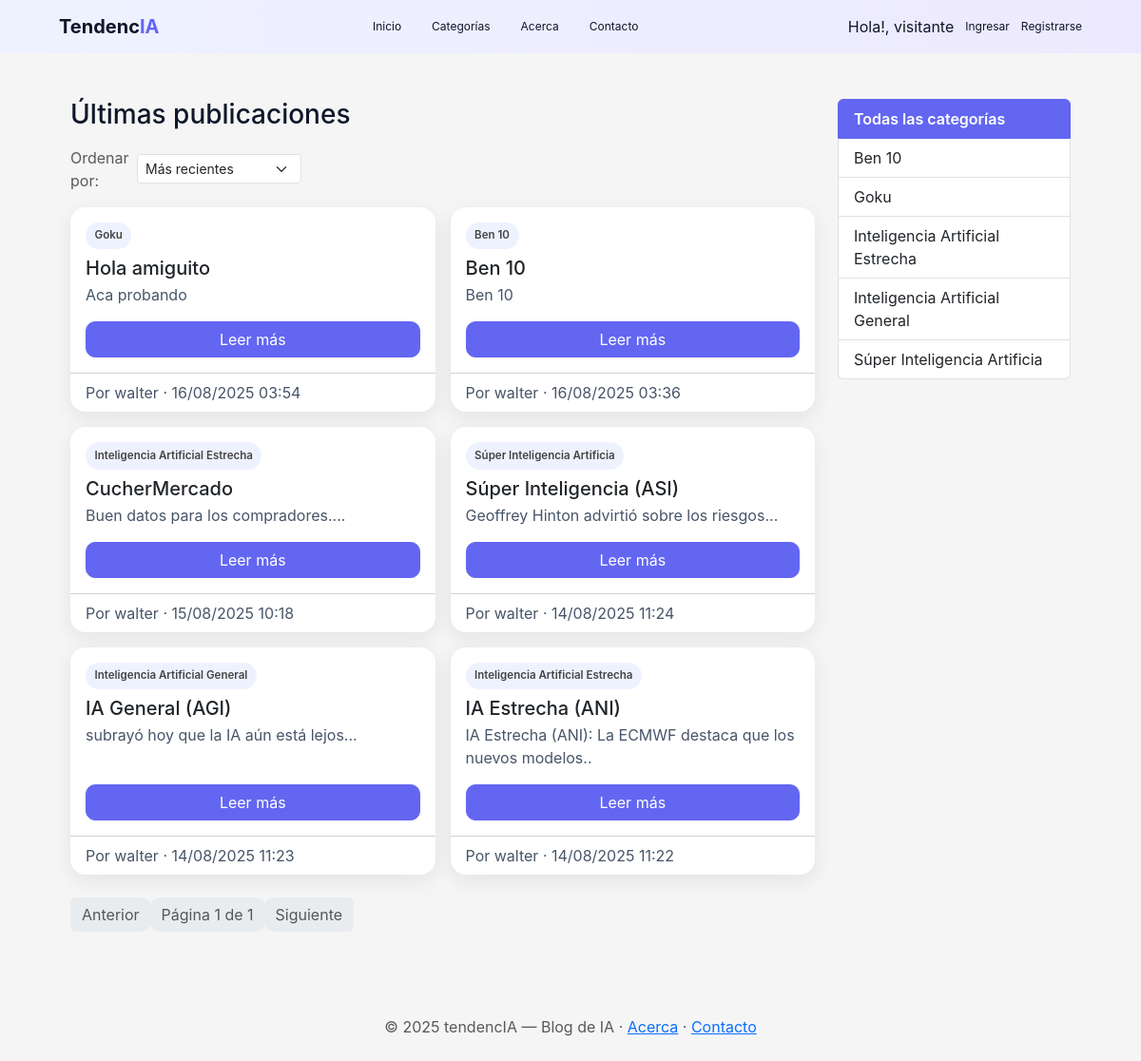
The page / on the database its author committed.
### apps/posts/models.py (models this page shows, shortened)
class Categoria(models.Model):
    nombre = models.CharField(max_length=50, unique=True)
    descripcion = models.TextField(blank=True, null=True)
    parent = models.ForeignKey(
        'self',
        on_delete=models.SET_NULL,
        null=True,
        blank=True,
        related_name='subcategorias'
    )
    class Meta:
        ordering = ['nombre']
        verbose_name = 'Categoría'
        verbose_name_plural = 'Categorías'

class Post(models.Model):
    titulo = models.CharField(max_length=200)
    resumen = models.CharField(max_length=300)
    contenido = models.TextField()
    fecha_hora = models.DateTimeField(auto_now_add=True)
    autor = models.ForeignKey(
        settings.AUTH_USER_MODEL,
        on_delete=models.CASCADE,
        related_name='posts'
    )
    categorias = models.ManyToManyField(Categoria, related_name='posts', blank=True)
    tags = models.ManyToManyField(Tag, related_name='posts', blank=True)
    imagen = models.ImageField(upload_to='post_images/', blank=True, null=True)
    class Meta:
        ordering = ['-fecha_hora']

### apps/usuarios/models.py (models this page shows, shortened)
class Usuario(AbstractUser):
    avatar = models.ImageField(upload_to='avatars/', blank=True, null=True)
    edad = models.PositiveIntegerField(blank=True, null=True)
    class Rol(models.TextChoices):
        VISITANTE = 'visitante', 'Visitante'
        LECTOR    = 'lector',    'Lector'
        ESCRITOR  = 'escritor',  'Escritor'
        ADMIN     = 'admin',     'Administrador'
    rol = models.CharField(
        max_length=20,
        choices=Rol.choices,
        default=Rol.LECTOR,
    )
    def __str__(self):
        return self.username
    class Meta:
        ordering = ['username']
        verbose_name = 'Usuario'
        verbose_name_plural = 'Usuarios'

### apps/posts/views.py (the view)
# urls.py: path("", views.feed_principal, name="feed"),
def feed_principal(request):
    orden = request.GET.get("orden", "fecha_desc")
    posts = (Post.objects.select_related("autor")
             .prefetch_related("categorias", "tags")
             .order_by(ORDENES.get(orden, "-fecha_hora")))
    categorias = Categoria.objects.all().order_by("nombre")
    page_obj = Paginator(posts, 6).get_page(request.GET.get("page"))
    return render(request, "posts/feed.html", {
        "page_obj": page_obj, "categorias": categorias,
        "titulo_pagina": "Últimas publicaciones", "categoria_activa": None,
        "orden": orden,
    })

### apps/posts/templates/posts/feed.html (shortened to what this page needs)
{% extends "base.html" %}
{% load static %}
{% block content %}
<div class="container py-4">
  <div class="row">
    <div class="col-lg-9">
      <h1 class="h3 mb-3">{{ titulo_pagina }}</h1>
      <form class="mb-3">
        <div class="d-inline-flex align-items-center gap-2">
          <label class="text-muted">Ordenar por:</label>
          <select name="orden" class="form-select form-select-sm" onchange="this.form.submit()">
            <option value="fecha_desc" {% if orden == "fecha_desc" %}selected{% endif %}>Más recientes</option>
          </select>
        </div>
      </form>
      {% if page_obj.object_list %}
        <div class="row g-3">
          {% for post in page_obj.object_list %}
            <div class="col-md-6">
              <div class="card h-100">
                <div class="card-body d-flex flex-column">
                  <div class="mb-2 d-flex flex-wrap gap-2">
                    {% for c in post.categorias.all %}
                      <a href="{% url 'posts:feed_categoria' c.pk %}" class="badge-cat text-decoration-none">{{ c.nombre }}</a>
                    {% endfor %}
                  </div>
                  <h5 class="card-title">{{ post.titulo }}</h5>
                  <p class="card-text mb-3">{{ post.resumen|default:post.contenido|truncatewords:28 }}</p>
                  <a href="{% url 'posts:post_detalle' post.pk %}" class="btn btn-primary mt-auto">Leer más</a>
                </div>
                <div class="card-footer bg-transparent">
                  <div class="post-meta">
                    <span>Por {{ post.autor }} · {{ post.fecha_hora|date:"d/m/Y H:i" }}</span>
                  </div>
                </div>
              </div>
            </div>
          {% endfor %}
        </div>
        <nav aria-label="Paginación" class="mt-4">
          <ul class="pagination">
            {% if page_obj.has_previous %}
              <li class="page-item"><a class="page-link" href="?page={{ page_obj.previous_page_number }}&orden={{ orden }}">Anterior</a></li>
            {% else %}
              <li class="page-item disabled"><span class="page-link">Anterior</span></li>
            {% endif %}
            <li class="page-item disabled"><span class="page-link">Página {{ page_obj.number }} de {{ page_obj.paginator.num_pages }}</span></li>
            {% if page_obj.has_next %}
              <li class="page-item"><a class="page-link" href="?page={{ page_obj.next_page_number }}&orden={{ orden }}">Siguiente</a></li>
            {% else %}
              <li class="page-item disabled"><span class="page-link">Siguiente</span></li>
            {% endif %}
          </ul>
        </nav>
      {% else %}
        <div class="alert alert-info">No hay publicaciones todavía.</div>
      {% endif %}
    </div>
    <div class="col-lg-3">
      <div class="sticky-top" style="top: 80px;">
        <div class="list-group mb-3">
          <a class="list-group-item list-group-item-action {% if not categoria_activa %}active{% endif %}" href="{% url 'posts:feed' %}">
            Todas las categorías
          </a>
          {% for c in categorias %}
            <a class="list-group-item list-group-item-action {% if categoria_activa and c.pk == categoria_activa.pk %}active{% endif %}"
               href="{% url 'posts:feed_categoria' c.pk %}">{{ c.nombre }}</a>
          {% endfor %}
        </div>
      </div>
    </div>
  </div>
</div>
{% endblock %}

### apps/usuarios/templates/base.html (shortened to what this page needs)
<!DOCTYPE html>
<html lang="es">
<head>
  {% load static %}
  <link href="https://cdn.jsdelivr.net/npm/bootstrap@5.3.3/dist/css/bootstrap.min.css" rel="stylesheet">
  <link rel="stylesheet" href="{% static 'css/site.css' %}">
</head>
<body>
  {% if request.resolver_match %}
  {% if request.resolver_match.url_name != "login" %}
  {% if request.resolver_match.url_name != "register" %}
  <nav class="navbar navbar-expand-lg navbar-dark">
    <div class="container">
      <a class="navbar-brand" href="{% url 'posts:feed' %}">
        Tendenc<span class="logo-ia">IA</span>
      </a>
      <div class="collapse navbar-collapse" id="mainNav">
        <ul class="navbar-nav me-auto">
          <li class="nav-item">
            <a class="nav-link {% if request.resolver_match.url_name == 'feed' %}active{% endif %}"
              href="{% url 'posts:feed' %}">Inicio</a>
          </li>
          <li class="nav-item">
            <a class="nav-link {% if request.resolver_match.url_name == 'categorias' %}active{% endif %}"
              href="{% url 'posts:categorias' %}">Categorías</a>
          </li>
          <li class="nav-item">
            <a class="nav-link {% if request.resolver_match.url_name == 'acerca' %}active{% endif %}"
              href="{% url 'posts:acerca' %}">Acerca</a>
          </li>
          <li class="nav-item">
            <a class="nav-link {% if request.resolver_match.url_name == 'contacto' %}active{% endif %}"
              href="{% url 'posts:contacto' %}">Contacto</a>
          </li>
        </ul>
        <ul class="navbar-nav ms-auto align-items-center">
          <li class="nav-item d-flex align-items-center">
            {% if user.is_authenticated %}
            {% if user.avatar %}
            <img src="{{ user.avatar.url }}" alt="avatar" class="rounded-circle me-2"
              style="width:28px;height:28px;object-fit:cover;">
            {% endif %}
            <span class="navbar-text">Hola!, {{ user.first_name|default:user.username }}</span>
            {% else %}
            <span class="navbar-text">Hola!, visitante</span>
            {% endif %}
          </li>
          {% if user.is_authenticated %}
          <li class="nav-item">
            <a class="btn btn-navbar" href="{% url 'usuarios:profile' %}">Mi cuenta</a>
          </li>
          <li class="nav-item">
            <form method="post" action="{% url 'usuarios:logout' %}" class="d-inline m-0 p-0">
              {% csrf_token %}
              <button class="btn btn-navbar" type="submit">Salir</button>
            </form>
          </li>
          <li class="nav-item">
            <a class="nav-link {% if request.resolver_match.url_name == 'mis_comentarios' %}active{% endif %}"
              href="{% url 'usuarios:mis_comentarios' %}">Mis comentarios</a>
          </li>
          {% else %}
          <li class="nav-item">
            <a class="nav-link" href="{% url 'usuarios:login' %}?next={{ request.path }}">Ingresar</a>
          </li>
          <li class="nav-item">
            <a class="nav-link" href="{% url 'usuarios:register' %}">Registrarse</a>
          </li>
          {% endif %}
        </ul>
      </div>
    </div>
  </nav>
  {% endif %}
  {% endif %}
  {% endif %}
  <main class="container py-4">
    {% block content %}{% endblock %}
  </main>
  <footer class="text-center text-muted py-4">
    © {% now "Y" %} tendencIA — Blog de IA ·
    <a href="{% url 'posts:acerca' %}">Acerca</a> ·
    <a href="{% url 'posts:contacto' %}">Contacto</a>
  </footer>
</body>
</html>

### tendencIA/static/css/site.css (style rules this page uses)
:root { --brand: #F5F5F5; --brand-dark: #F5F5F5; --bg: #F5F5F5; --card: #ffffff; --muted: #475569; --radius: 16px; --shadow: 0 6px 20px rgba(16, 24, 40, .08); --shadow-hover: 0 10px 30px rgba(16, 24, 40, .14); --purple: #6366F1; --navbar-color: #0F172A; }
html, body { background: var(--bg); font-family: 'Inter', sans-serif; color: var(--navbar-color); }
.container { max-width: 1100px; }
.navbar { background: linear-gradient(90deg, #EEF2FF, #EDE9FE); display: flex; justify-content: center; font-family: 'Inter', sans-serif; }
.navbar .navbar-nav.me-auto { display: flex; justify-content: center; gap: 2rem; flex: 1; }
.navbar .nav-link, .navbar .nav-link.navbar-text, .navbar .btn-link { color: var(--navbar-color) !important; font-family: 'Inter', sans-serif; font-size: 12px; background-color: transparent !important; padding: 0 !important; border-radius: 0 !important; text-decoration: none; }
.navbar .nav-link:hover, .navbar .nav-link.active { color: var(--navbar-color) !important; background-color: transparent !important; text-decoration: none; }
.navbar-brand { font-family: 'Inter', sans-serif; color: var(--navbar-color) !important; font-weight: 700; }
.navbar-brand .logo-ia { color: var(--purple); }
.navbar .navbar-nav.ms-auto .nav-item { margin-left: 0.75rem; }
.navbar .navbar-text { color: var(--navbar-color) !important; font-family: 'Inter', sans-serif; margin: 0; }
.card { border: 0; border-radius: var(--radius); box-shadow: var(--shadow); transition: transform .15s ease, box-shadow .15s ease; background: var(--card); }
.card-title { margin-bottom: .25rem; }
.card-text { color: var(--muted); }
.badge-cat { background: #eef2ff; color: #444; font-weight: 600; border-radius: 999px; padding: .35rem .6rem; font-size: .72rem; }
.list-group-item.active { color: #fff !important; background-color: var(--purple) !important; border-color: var(--purple) !important; font-weight: 600; }
.btn { border-radius: 10px; }
.btn-primary { background-color: var(--purple); border-color: var(--purple); color: #fff; }
.post-meta { color: var(--muted); display: flex; align-items: center; gap: .5rem; }
.pagination .page-link { border: 0; border-radius: 10px; }

### rows shown on the page
Post: titulo "Hola amiguito", resumen "Aca probando", autor "walter", fecha_hora "16/08/2025 03:54"
Categoria: nombre "Goku"
Post: titulo "Ben 10", resumen "Ben 10", autor "walter", fecha_hora "16/08/2025 03:36"
Categoria: nombre "Ben 10"
Post: titulo "CucherMercado", resumen "Buen datos para los compradores....", autor "walter", fecha_hora "15/08/2025 10:18"
Categoria: nombre "Inteligencia Artificial Estrecha"
Post: titulo "Súper Inteligencia (ASI)", resumen "Geoffrey Hinton advirtió sobre los riesgos...", autor "walter", fecha_hora "14/08/2025 11:24"
Categoria: nombre "Súper Inteligencia Artificia"
Post: titulo "IA General (AGI)", resumen "subrayó hoy que la IA aún está lejos...", autor "walter", fecha_hora "14/08/2025 11:23"
Categoria: nombre "Inteligencia Artificial General"
Post: titulo "IA Estrecha (ANI)", resumen "IA Estrecha (ANI): La ECMWF destaca que los nuevos modelos..", autor "walter", fecha_hora "14/08/2025 11:22"

### other values the page prints
{{ titulo_pagina }} "Últimas publicaciones"
{{ page_obj.number }} "1"
{{ page_obj.paginator.num_pages }} "1"
